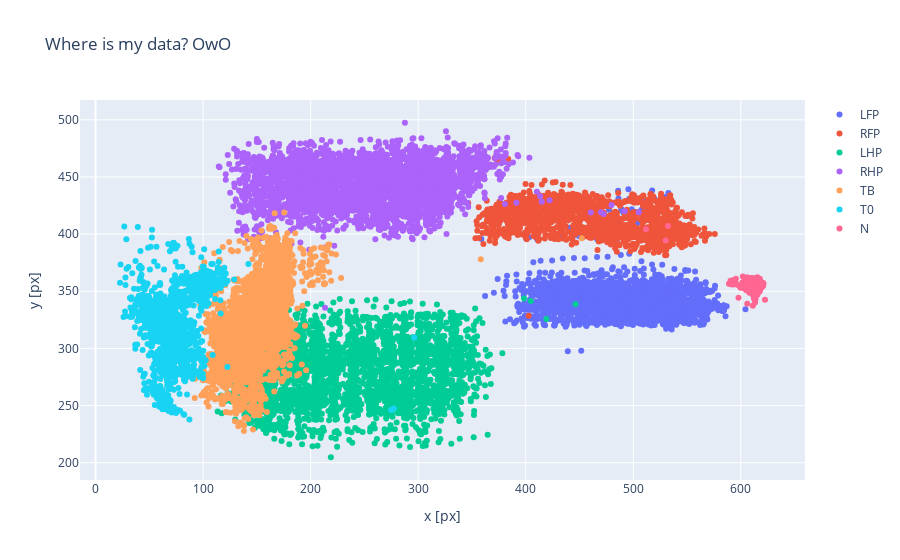

Write notebook code for a chart like this one.
### Code cell
fig = go.Figure()
for key, value in labelarrays.items():
    fig.add_trace(go.Scatter(x=value.x, y=value.y,
                             mode="markers",
                             name=key
                )
    )
fig.update_layout(title="Where is my data? OwO", 
                  xaxis_title="x [px]",yaxis_title="y [px]")
fig.show()

### Figure 1 — Plotly figure (JSON) as saved in the notebook; plotly's stock layout.template omitted (floating-point values rounded to 4 significant figures; data arrays with more than 128 entries replaced by an {"elided": "..."} marker saying what was removed)
{"data": [{"mode": "markers", "name": "LFP", "type": "scatter", "x": {"elided": "5034 float values"}, "y": {"elided": "5034 float values"}}, {"mode": "markers", "name": "RFP", "type": "scatter", "x": {"elided": "5034 float values"}, "y": {"elided": "5034 float values"}}, {"mode": "markers", "name": "LHP", "type": "scatter", "x": {"elided": "5034 float values"}, "y": {"elided": "5034 float values"}}, {"mode": "markers", "name": "RHP", "type": "scatter", "x": {"elided": "5034 float values"}, "y": {"elided": "5034 float values"}}, {"mode": "markers", "name": "TB", "type": "scatter", "x": {"elided": "5034 float values"}, "y": {"elided": "5034 float values"}}, {"mode": "markers", "name": "T0", "type": "scatter", "x": {"elided": "5034 float values"}, "y": {"elided": "5034 float values"}}, {"mode": "markers", "name": "N", "type": "scatter", "x": {"elided": "5034 float values"}, "y": {"elided": "5034 float values"}}], "layout": {"title": {"text": "Where is my data? OwO"}, "xaxis": {"title": {"text": "x [px]"}}, "yaxis": {"title": {"text": "y [px]"}}}}
